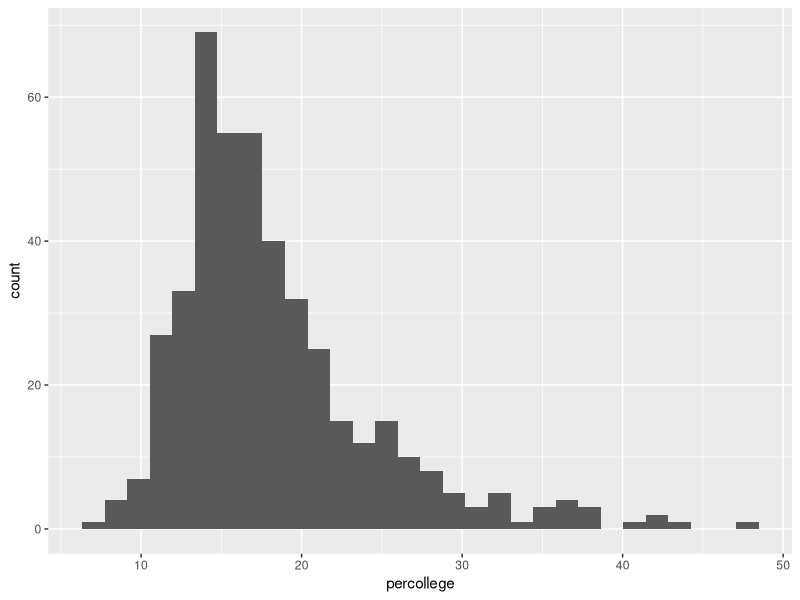
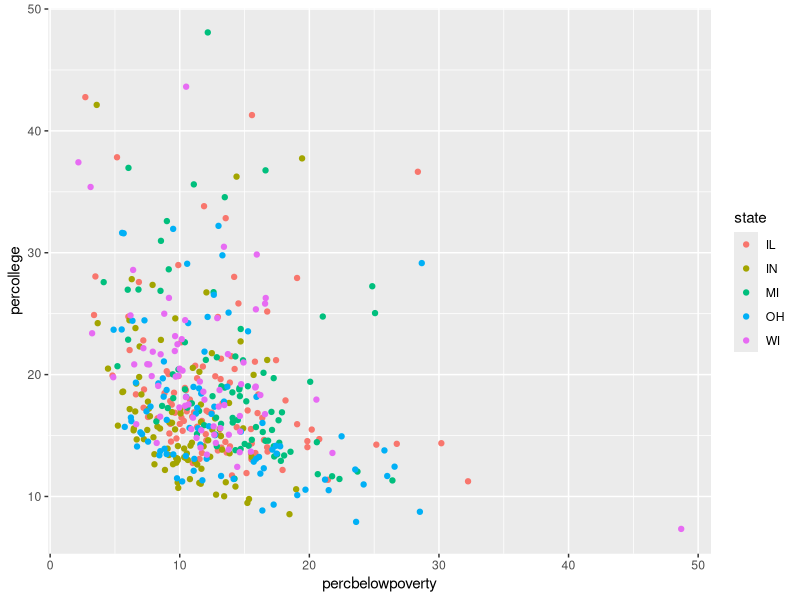

These figures' R source, in order:
#################################################################
########## Data Vizualization Workshop - Master Script ##########
#################################################################
#
# Author - Martin Barron
# Date - 10/24/2017
#
#

library("ggplot2")
data("midwest", package="ggplot2")

dat <- midwest


## Histogram

ggplot(midwest, aes(x = percollege)) +
  geom_histogram()


## Scatter Plot

# Relationship between poverty and college education

ggplot(midwest,
       aes(x=percbelowpoverty,
           y=percollege,
           color=state))+
  geom_point()
























































































